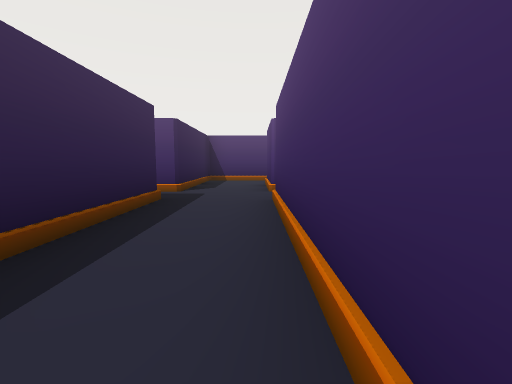
[1] (above)

18 first-person views from a walk through a Unity game level. The camera is 1.2 m above the floor, tilts 6° down and sees 85° across. The floor is counted in squares, 2 m on a side. Each view is taken from the middle of a square. On the plan, view 1 faces up. The plan holds only what a view shows up to about 9 squares ahead; the rest is blank. The place goes on beyond the plan. The player is left out. Door leaves are left out, so doorways stand open.

[2]
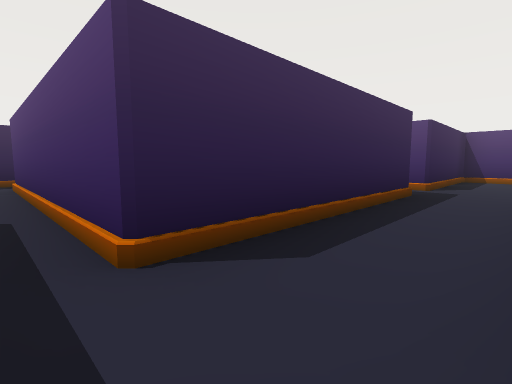

[3]
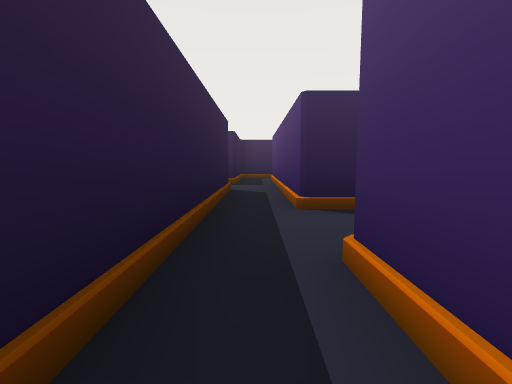

[4]
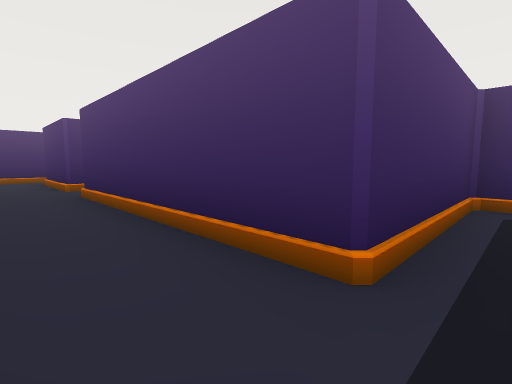

[5]
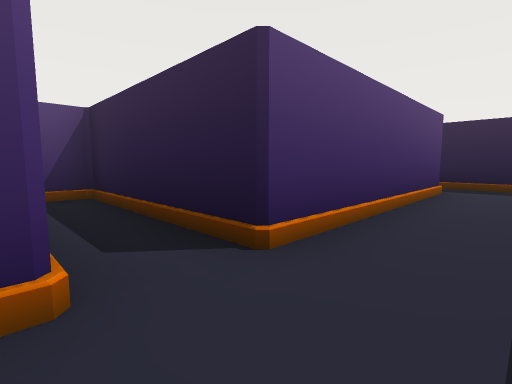

[6]
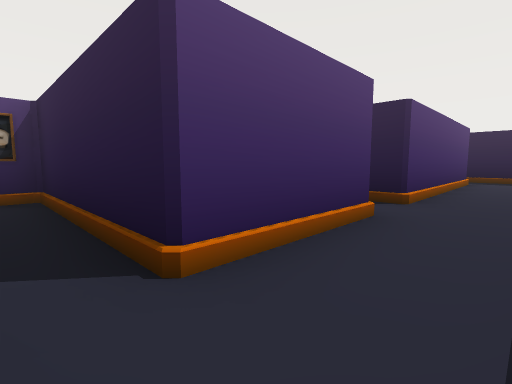

[7]
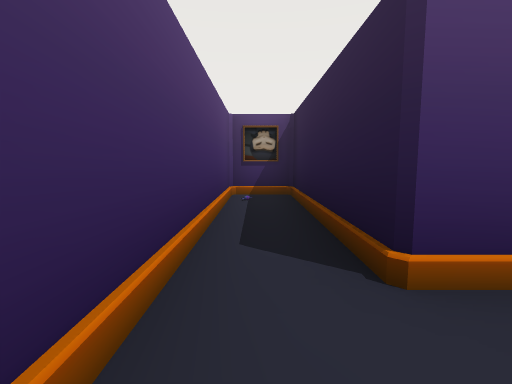

[8]
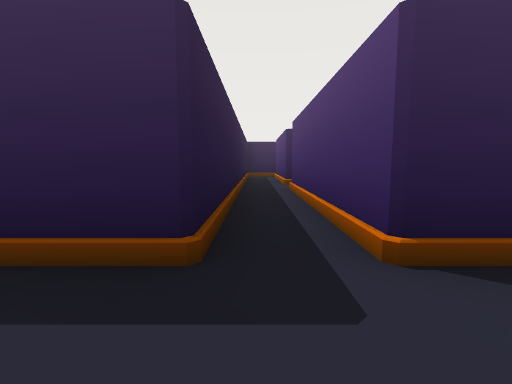

[9]
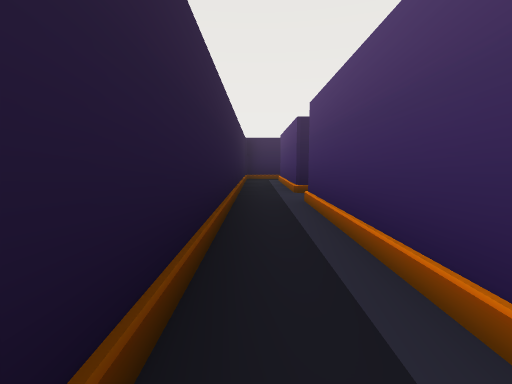

[10]
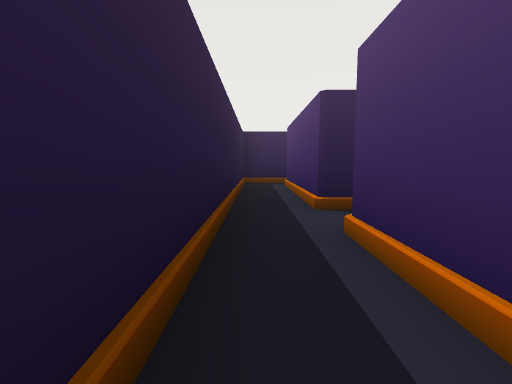

[11]
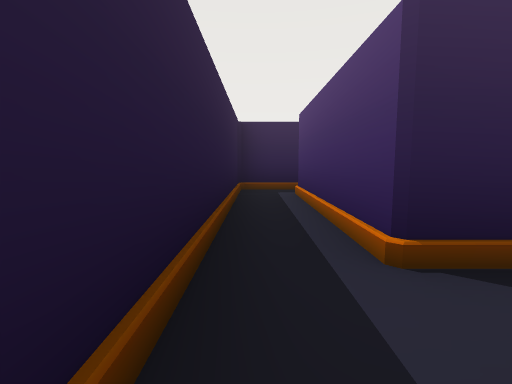

[12]
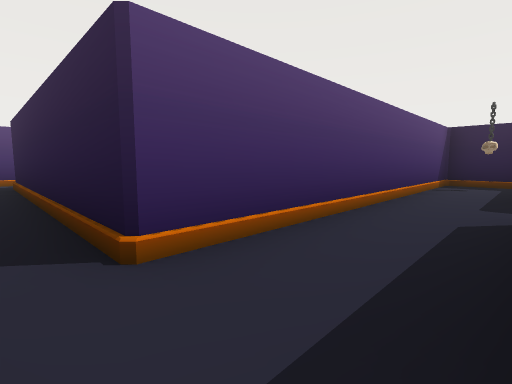

[13]
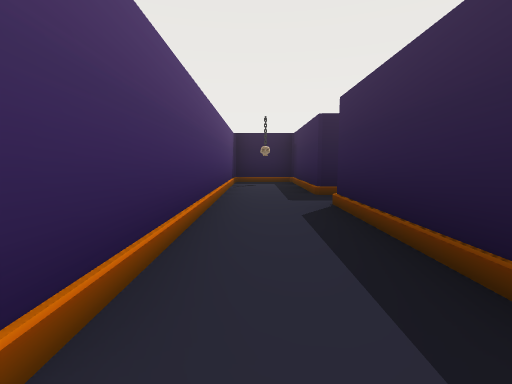

[14]
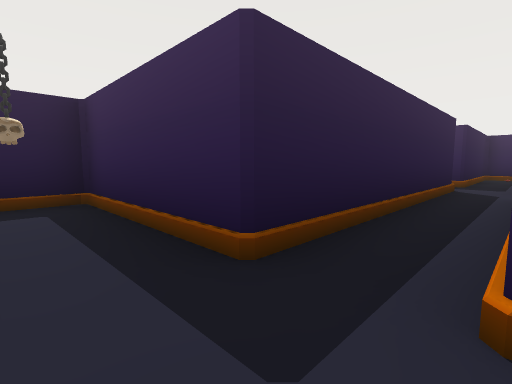

[15]
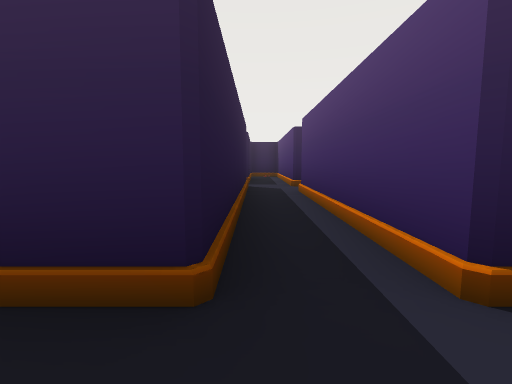

[16]
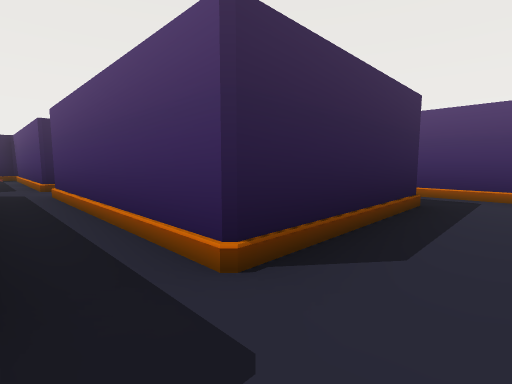

[17]
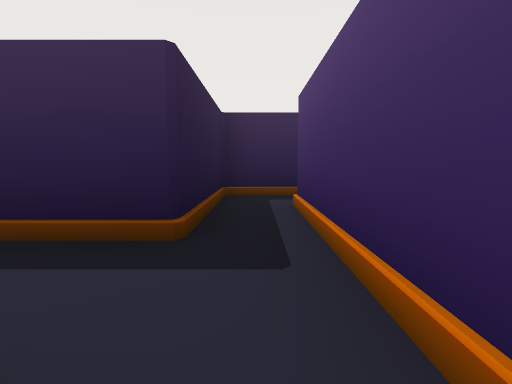

[18]
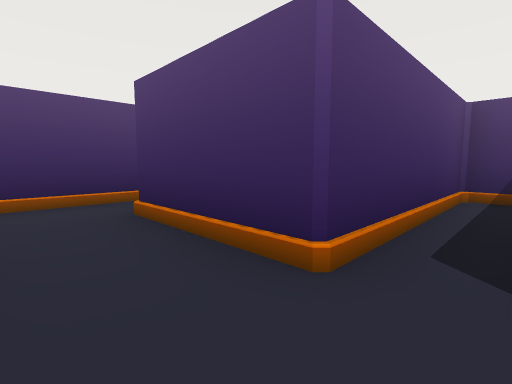

### Floor plan
Key: @ floor where view 1 was taken; # wall or solid block; . floor; / step, stairs or slope.
Columns run from 17 left of view 1 to 5 right of it. Each row starts with its distance up from view 1.
 10                ########
  9                #......#
  8                #..#####
  7          #     #..#
  6     #/####.#####..#####
  5     #/................#
  4     ############..#####
  3                #..#
  2                #..#
  1                #..#
  0        #.#######.@####
 -1        #.............#
 -2        ####..#######.#
 -3           #..#
 -4           #..#
 -5 #####/#####/.#
 -6  ....///////.#
 -7  ### ######..#
 -8           #..#
 -9           #..#
-10           ####

Positions as (right, up) in squares from view 1, and headings:
1: (0, 0), facing up
2: (0, -1), facing up-left
3: (2, -1), facing left
4: (-1, -1), facing up-right
5: (-1, 6), facing down-right
6: (-1, 9), facing down-right
7: (-1, 9), facing right
8: (0, 5), facing left
9: (-2, 5), facing left
10: (-4, 5), facing left
11: (-6, 5), facing left
12: (-6, -1), facing down-right
13: (-5, -1), facing down
14: (-5, -5), facing down-left
15: (-5, -6), facing left
16: (-5, -6), facing up-left
17: (-4, -1), facing left
18: (-1, 5), facing up-right
